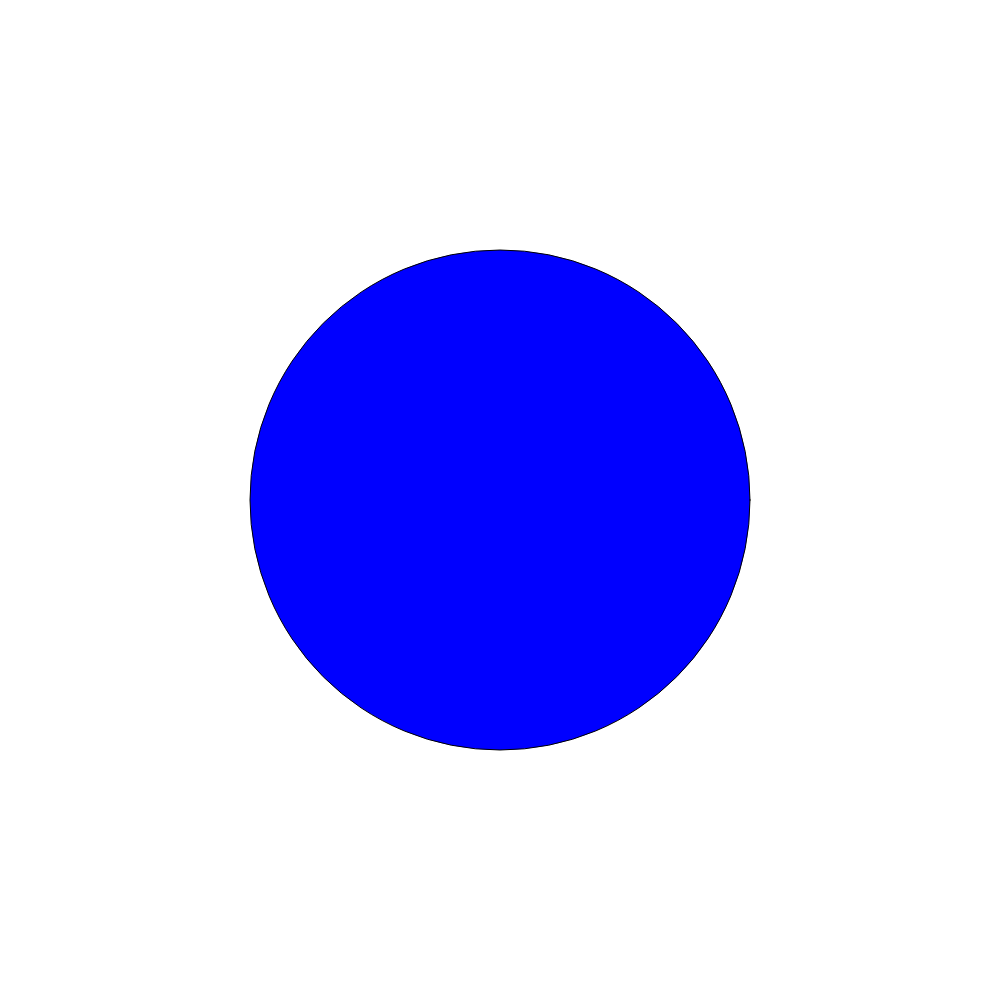
Frame 1 (no input)
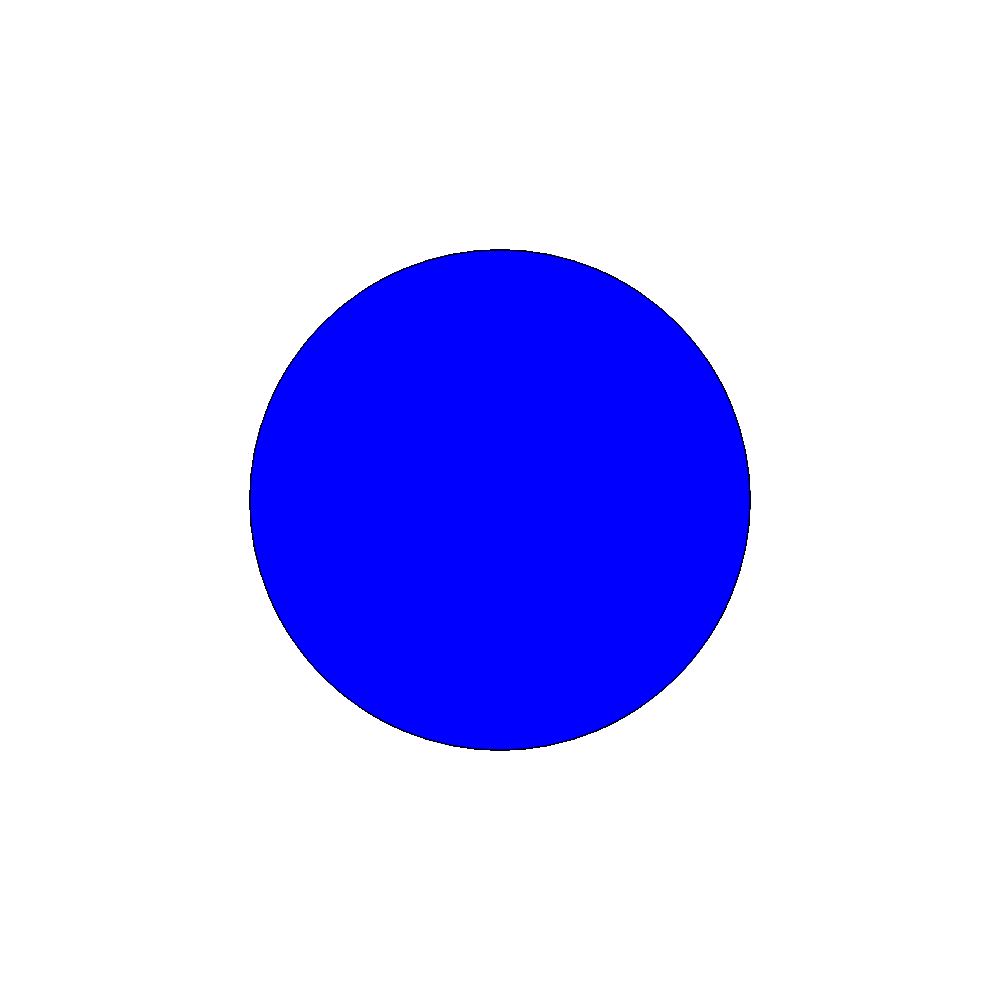
Frame 60 (no input)
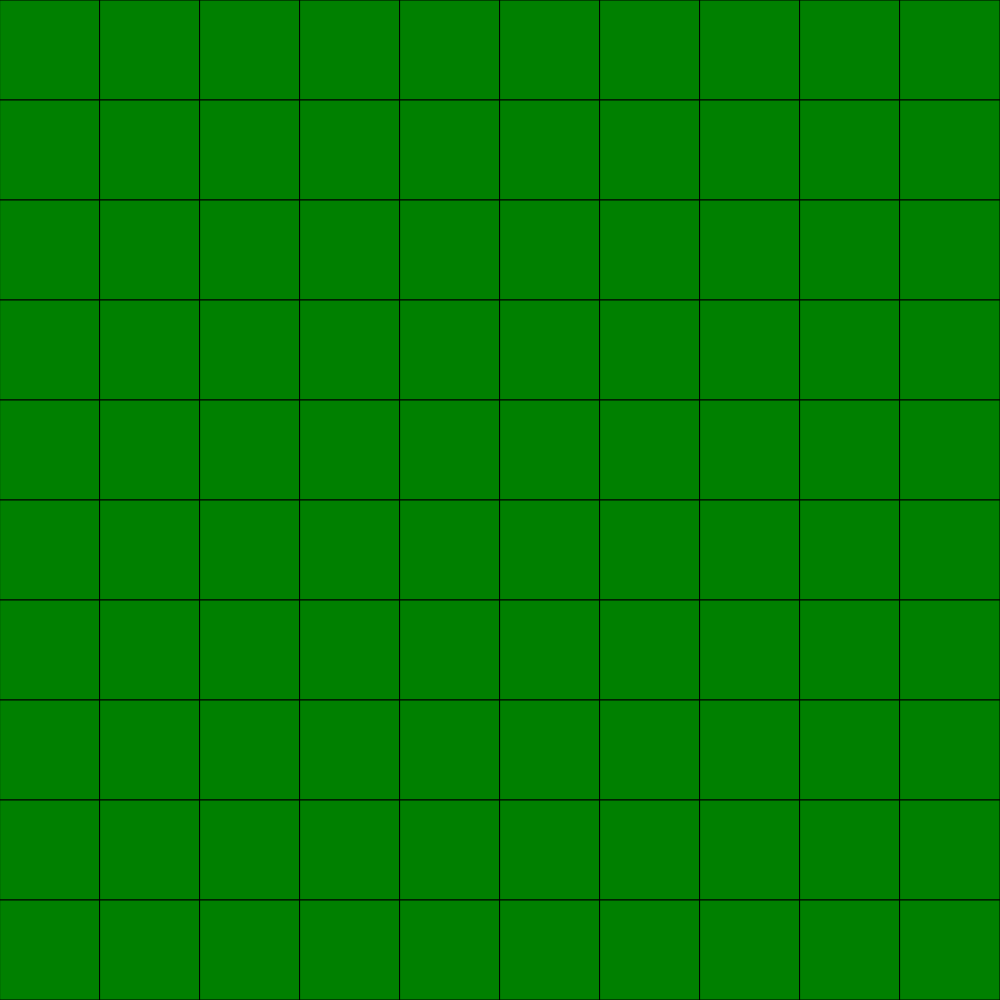
Frame 120 (the mouse pressed at the canvas centre since frame 60)

The p5.js sketch that drew these frames (run headless with seeded random() and noise() and a simulated clock; from frame 60 on, the mouse is pressed at the canvas centre):

// p5.js sketch
// ── sketch.js
/* initial game settings */
var rows = 10;
var columns = 10;
var bombs = 10;
var grid = [];
var knownGrid = [];
var playing = false;
var lost = false;
var warningColors = ["white","#d4ff00","#ffff00","#ffd500","#ffaa00","#ff8000","#ff5500","#ff1500","#ff0000"]
var currentSize;
var cell;

function setup() {

  if (windowWidth>windowHeight){
    currentSize = windowHeight;
  } else {
    currentSize = windowWidth;
  }
  cell = currentSize / rows;
  createCanvas(currentSize,currentSize);
  background("white");
  initializeGrid(columns,rows,bombs);
  //noLoop();
}

function draw() {
  if(playing) { drawBoard(); 
  for(var i = 0;i<rows;i++){
  }
  } else {
    drawMenu();
  }
}

function drawBoard(){
  drawGrid();
  drawSidebar();
}

/* drawing the known grid */
function drawGrid(){
  for(var column = 0;column<columns;column++){
    for(var row = 0;row<rows;row++){
      if(knownGrid[column][row]=="X"){
        fill("green");
        rect(column*cell,row*cell,cell,cell);
      } else if(knownGrid[column][row]==0){
        fill("white");
        rect(column*cell,row*cell,cell,cell);
      } else if(knownGrid[column][row]=="*"){
        fill("black");
        rect(column*cell,row*cell,cell,cell);
      } else {
        fill(warningColors[knownGrid[column][row]]);
        rect(column*cell,row*cell,cell,cell);
      }
      
    }
  }
}

function drawSidebar(){
  
}
/* This function will display the start menu */
function drawMenu(){
  if(lost){
    background("black");
  }
  fill("blue");
  ellipse(width/2,height/2,currentSize/2,currentSize/2);
}
/* building a grid with bombs */
function initializeGrid(gridColumns,gridRows,gridBombs){
 for(var i = 0;i<gridRows;i++){
  grid[i] = [];
  knownGrid[i] = [];
  for(var j = 0;j<gridColumns;j++){
    grid[i][j] = "X";
    knownGrid[i][j] = "X";
  }
}
/* setting the bombs */
for(var i = 0;i<gridBombs;i++){
  var bombUnset = true;
  while(bombUnset){
    var row = Math.floor(random(gridRows));
    var column = Math.floor(random(gridColumns));
    if(grid[column][row]=="X"){
      grid[column][row]="*";
      bombUnset = false;
    }
  }
}
/* setting the danger values between 0 and 8 */
  for(var i = 0;i<gridRows;i++){
    for(var j = 0;j<gridColumns;j++){
      if(grid[i][j] == "X"){
        grid[i][j] = 0;
        /* These tests add 1 to the danger value for each neighbour that is a bomb 
        they are named by the compass directions */
        /* NE */
        if(i>0&&j>0){ if(grid[i-1][j-1] == "*"){ grid[i][j]++;}}
        /* N */
        if(i>0){ if(grid[i-1][j] == "*"){ grid[i][j]++;}}
        /* NW */
        if(i>0&&j<(gridColumns-1)){ if(grid[i-1][j+1] == "*"){ grid[i][j]++;}}
        /* W */
        if(j<(gridColumns-1)){ if(grid[i][j+1] == "*"){ grid[i][j]++;}}
        /* SW */
        if(i<(gridRows-1)&&j<(gridColumns-1)){ if(grid[i+1][j+1] == "*"){ grid[i][j]++;}}
        /* S */
        if(i<(gridRows-1)){ if(grid[i+1][j] == "*"){ grid[i][j]++;}}
        /* SE */
        if(i<(gridRows-1)&&j>0){ if(grid[i+1][j-1] == "*"){ grid[i][j]++;}}
        /* E */
        if(j>0){ if(grid[i][j-1] == "*"){ grid[i][j]++;}}
      }
    }
  }
}

function mousePressed(){
  if(playing){
  var selectedColumn = Math.floor(mouseX / cell)
  var selectedRow = Math.floor(mouseY / cell)
  console.log(mouseX + ":" +selectedColumn);
  dig(selectedColumn,selectedRow);
  }  else {
    if(mouseX>currentSize/4&&mouseX<(currentSize/4*3)&&mouseY>currentSize/4&&mouseY<(currentSize/4*3)){
      playing = true;
      background("white");
      initializeGrid(columns,rows,bombs);
    }
}
function dig(selectedColumn,selectedRow){
  knownGrid[selectedColumn][selectedRow] = grid[selectedColumn][selectedRow];
  if(grid[selectedColumn][selectedRow]=="*"){
    playing = false;
    lost = true;
  }
  if(grid[selectedColumn][selectedRow]==0){
    /* digging recursively into empty spaces */
            /* NE */
        if(selectedColumn>0&&selectedRow>0&&knownGrid[selectedColumn-1][selectedRow-1]=="X"){ dig(selectedColumn-1,selectedRow-1); }
        /* N */
        if(selectedColumn>0&&knownGrid[selectedColumn-1][selectedRow]=="X"){ dig(selectedColumn-1,selectedRow); }
        /* NW */
        if(selectedColumn>0&&selectedRow<(columns-1)&&knownGrid[selectedColumn-1][selectedRow+1]=="X"){ dig(selectedColumn-1,selectedRow+1); }
        /* W */
        if(selectedRow<(columns-1)&&knownGrid[selectedColumn][selectedRow+1]=="X"){ dig(selectedColumn,selectedRow+1);}
        /* SW */
        if(selectedColumn<(rows-1)&&selectedRow<(columns-1)&&knownGrid[selectedColumn+1][selectedRow+1]=="X"){ dig(selectedColumn+1,selectedRow+1); }
        /* S */
        if(selectedColumn<(rows-1)&&knownGrid[selectedColumn+1][selectedRow]=="X"){ dig(selectedColumn+1,selectedRow); }
        /* SE */
        if(selectedColumn<(rows-1)&&selectedRow>0&&knownGrid[selectedColumn+1][selectedRow-1]=="X"){ dig(selectedColumn+1,selectedRow-1); }
        /* E */
        if(selectedRow>0&&knownGrid[selectedColumn][selectedRow-1]=="X"){ dig(selectedColumn,selectedRow-1); }
  }
  }
}
